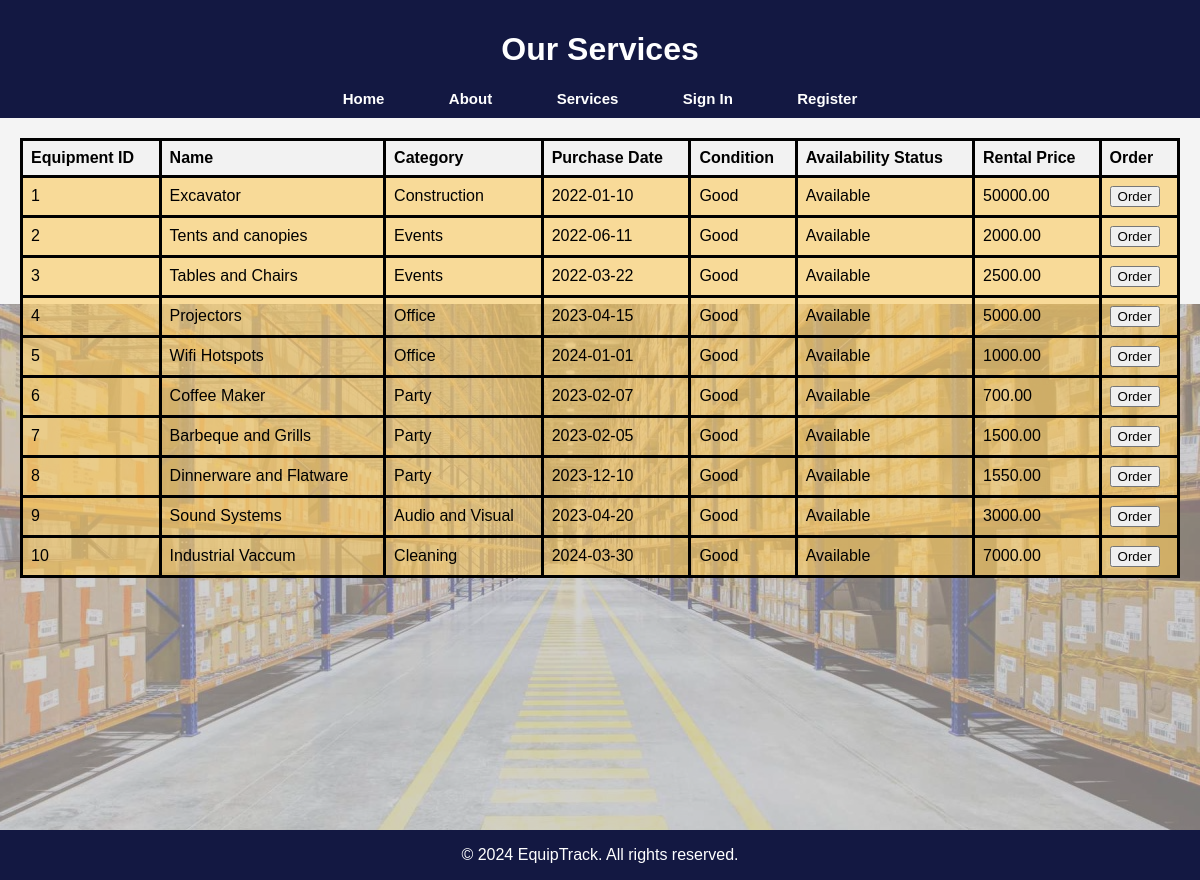
/services.php, run on the app's committed database.
### tables this page shows
CREATE TABLE `equipment` (
  `equipment_id` int(11) NOT NULL,
  `name` varchar(255) NOT NULL,
  `category` varchar(255) NOT NULL,
  `purchase_date` date DEFAULT NULL,
  `conditions` varchar(255) DEFAULT NULL,
  `availability_status` varchar(255) DEFAULT NULL,
  `rental_price` decimal(10,2) DEFAULT NULL
);

### services.php (the view, shortened to what this page needs)
<?php
include 'config.php';
$sql = "SELECT * FROM equipment";
$result = $conn->query($sql);
?>
<!DOCTYPE html>
<html lang="en">
<head>
    <link rel="stylesheet" href="./styles.css">
</head>
<body>
    <div class="img1">
        <img source src="./inventory.jpg" alt="" >
    </div>
    <header>
        <h1>Our Services</h1>
        <nav>
            <a href="./index.html">Home</a>
            <a href="./about.html">About</a>
            <a href="./services.php">Services</a>
            <a href="./signin.html">Sign In</a>
            <a href="./register.html">Register</a>
        </nav>
    </header>
    <main>
        <table>
            <tr>
                <th>Equipment ID</th>
                <th>Name</th>
                <th>Category</th>
                <th>Purchase Date</th>
                <th>Condition</th>
                <th>Availability Status</th>
                <th>Rental Price</th>
                <th>Order</th>
            </tr>
            <?php
            if ($result->num_rows > 0) {
                while($row = $result->fetch_assoc()) {
                    echo "<tr>
                            <td>{$row['equipment_id']}</td>
                            <td>{$row['name']}</td>
                            <td>{$row['category']}</td>
                            <td>{$row['purchase_date']}</td>
                            <td>{$row['conditions']}</td>
                            <td>{$row['availability_status']}</td>
                            <td>{$row['rental_price']}</td>
                            <td><a href='./order.html'><button>Order</button></a></td>
                          </tr>";
                }
            } else {
                echo "<tr><td colspan='7'>No equipment available</td></tr>";
            }
            ?>
        </table>
    </main>
    <footer>
        <p>&copy; 2024 EquipTrack. All rights reserved.</p>
    </footer>
</body>
</html>

### styles.css (style rules this page uses)
body { font-family: Arial, sans-serif; margin: 0; padding: 0; background-color: #f4f4f4; }
img { position: absolute; right: 0; bottom: 0; z-index: -1; filter:brightness(70%); opacity: 0.5; padding-bottom: 10px; }
header { background-color: #131842; color: #fff; padding: 10px 0; text-align: center; }
nav a { color: #fff; margin: 0 15px; text-decoration: none; font-weight: 600; border-radius: 20px; padding: 6px 15px; font-size: 15px; }
main { padding: 20px; }
footer { background-color: #131842; color: #fff; text-align: center; padding: 0 0; position: fixed; width: 100%; bottom: 0; }
table { width: 100%; border-collapse: collapse; margin-bottom: 20px; background-color: #fcc95c98; }
table, th, td { border: 3px solid #000000; }
th, td { padding: 8px; text-align: left; }
th { background-color: #f2f2f2; }
.img1 { max-height: fit-content; max-width: fit-content; }

### services.php (style rules this page uses)
body { overflow-y:scroll; height:110vh; }

### data on the page
equipment: equipment_id "1", name "Excavator", category "Construction", purchase_date "2022-01-10", conditions "Good", availability_status "Available", rental_price "50000.00"
equipment: equipment_id "2", name "Tents and canopies", category "Events", purchase_date "2022-06-11", conditions "Good", availability_status "Available", rental_price "2000.00"
equipment: equipment_id "3", name "Tables and Chairs", category "Events", purchase_date "2022-03-22", conditions "Good", availability_status "Available", rental_price "2500.00"
equipment: equipment_id "4", name "Projectors", category "Office", purchase_date "2023-04-15", conditions "Good", availability_status "Available", rental_price "5000.00"
equipment: equipment_id "5", name "Wifi Hotspots", category "Office", purchase_date "2024-01-01", conditions "Good", availability_status "Available", rental_price "1000.00"
equipment: equipment_id "6", name "Coffee Maker", category "Party", purchase_date "2023-02-07", conditions "Good", availability_status "Available", rental_price "700.00"
equipment: equipment_id "7", name "Barbeque and Grills", category "Party", purchase_date "2023-02-05", conditions "Good", availability_status "Available", rental_price "1500.00"
equipment: equipment_id "8", name "Dinnerware and Flatware", category "Party", purchase_date "2023-12-10", conditions "Good", availability_status "Available", rental_price "1550.00"
equipment: equipment_id "9", name "Sound Systems", category "Audio and Visual", purchase_date "2023-04-20", conditions "Good", availability_status "Available", rental_price "3000.00"
equipment: equipment_id "10", name "Industrial Vaccum", category "Cleaning", purchase_date "2024-03-30", conditions "Good", availability_status "Available", rental_price "7000.00"
